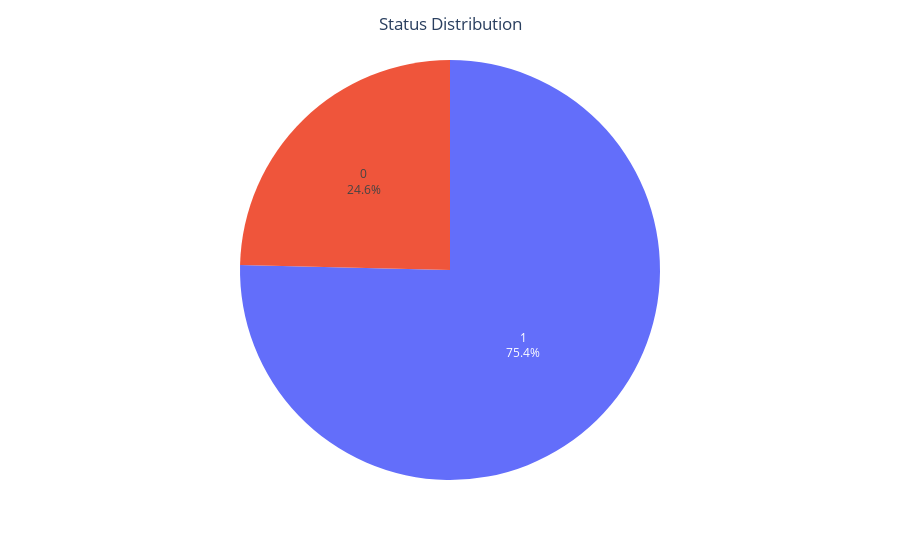

Notebook cell for this chart:
### Code cell
fig = px.pie(df["status"].value_counts().reset_index(), names='index', values='status')
fig.update_traces(textposition='inside', textinfo='percent+label')
fig.update_layout(title_text='Status Distribution', title_x=0.5)
fig.update(layout_showlegend=False)
fig.show()

### Figure 1 — Plotly figure (JSON) as saved in the notebook; plotly's stock layout.template omitted (floating-point values rounded to 4 significant figures)
{"data": [{"domain": {"x": [0.0, 1.0], "y": [0.0, 1.0]}, "hovertemplate": "index=%{label}<br>status=%{value}<extra></extra>", "labels": [1, 0], "legendgroup": "", "name": "", "showlegend": true, "values": [147, 48], "type": "pie", "textinfo": "percent+label", "textposition": "inside"}], "layout": {"legend": {"tracegroupgap": 0}, "margin": {"t": 60}, "title": {"text": "Status Distribution", "x": 0.5}, "showlegend": false}}
